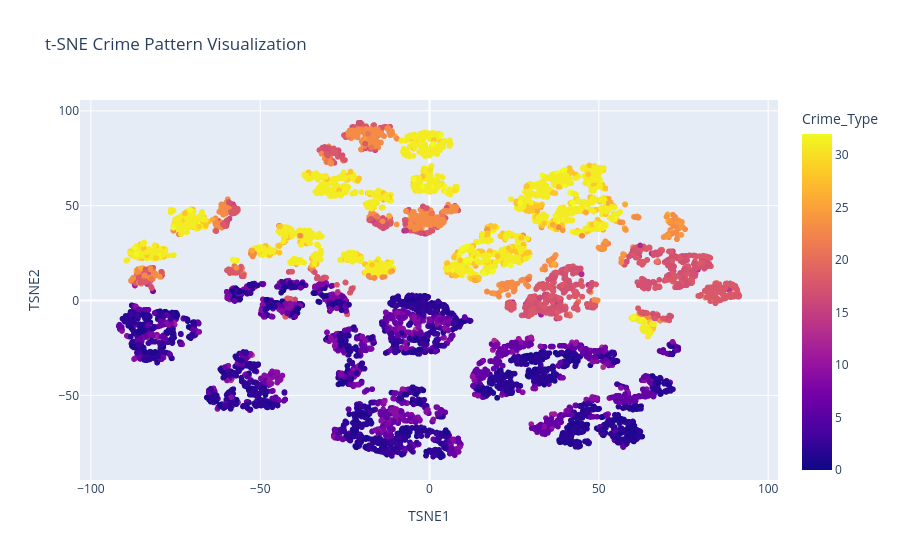

Notebook code cell kept with this figure:
### Code cell
tsne_df['Crime_Type'] = sample_df['Crime_Type_Encoded'].values

import plotly.express as px

fig = px.scatter(
    tsne_df,
    x='TSNE1',
    y='TSNE2',
    color='Crime_Type',
    title='t-SNE Crime Pattern Visualization'
)

fig.show()

### Figure 1 — Plotly figure (JSON) as saved in the notebook; plotly's stock layout.template omitted (floating-point values rounded to 4 significant figures; data arrays with more than 128 entries replaced by an {"elided": "..."} marker saying what was removed)
{"data": [{"hovertemplate": "TSNE1=%{x}<br>TSNE2=%{y}<br>Crime_Type=%{marker.color}<extra></extra>", "legendgroup": "", "marker": {"color": {"elided": "10000 int values"}, "coloraxis": "coloraxis", "symbol": "circle"}, "mode": "markers", "name": "", "showlegend": false, "type": "scattergl", "x": {"elided": "10000 float values"}, "xaxis": "x", "y": {"elided": "10000 float values"}, "yaxis": "y"}], "layout": {"coloraxis": {"colorbar": {"title": {"text": "Crime_Type"}}, "colorscale": [[0, "#0d0887"], [0.1111, "#46039f"], [0.2222, "#7201a8"], [0.3333, "#9c179e"], [0.4444, "#bd3786"], [0.5556, "#d8576b"], [0.6667, "#ed7953"], [0.7778, "#fb9f3a"], [0.8889, "#fdca26"], [1, "#f0f921"]]}, "legend": {"tracegroupgap": 0}, "title": {"text": "t-SNE Crime Pattern Visualization"}, "xaxis": {"anchor": "y", "domain": [0, 1], "title": {"text": "TSNE1"}}, "yaxis": {"anchor": "x", "domain": [0, 1], "title": {"text": "TSNE2"}}}}
